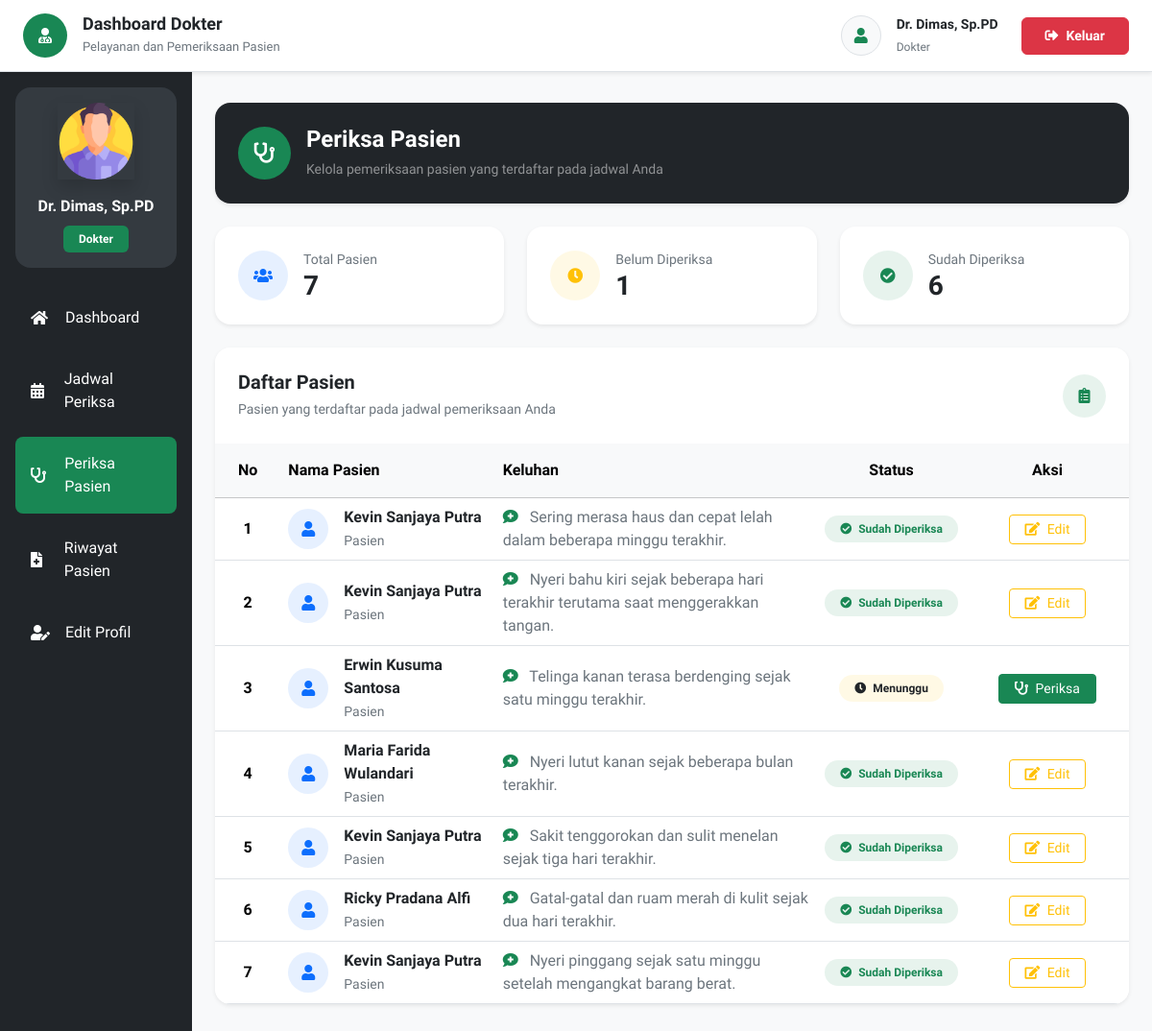
/periksaPasien.php (signed in), run on an earlier commit of the app's database.
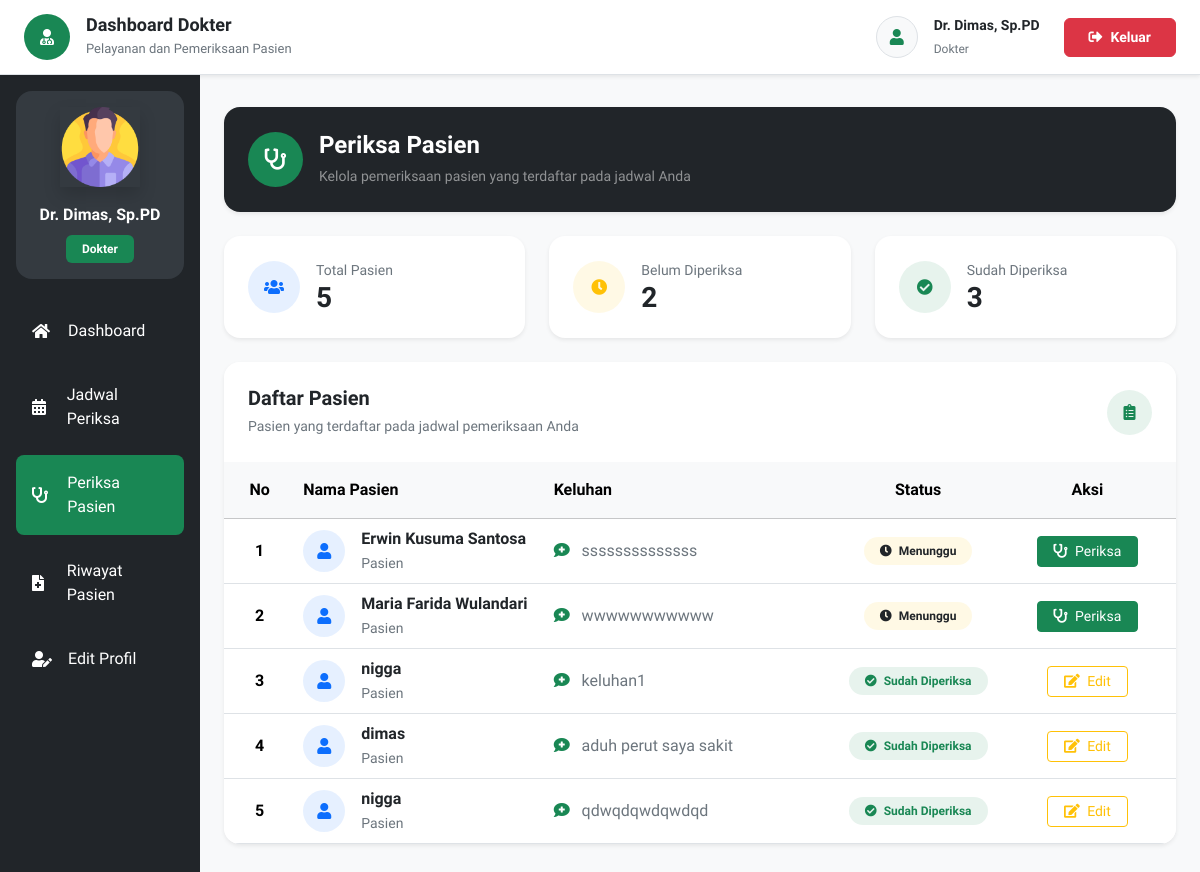
And on a later commit of the database.
### tables this page shows
CREATE TABLE `daftar_poli` (
  `id` int UNSIGNED NOT NULL,
  `id_pasien` int UNSIGNED NOT NULL,
  `id_jadwal` int UNSIGNED NOT NULL,
  `keluhan` text NOT NULL,
  `no_antrian` int UNSIGNED NOT NULL,
  `status_periksa` enum('0','1') NOT NULL
);

CREATE TABLE `pasien` (
  `id` int UNSIGNED NOT NULL,
  `nama` varchar(255) NOT NULL,
  `password` varchar(50) NOT NULL,
  `alamat` varchar(255) NOT NULL,
  `no_ktp` varchar(255) NOT NULL,
  `no_hp` varchar(50) NOT NULL,
  `no_rm` varchar(25) NOT NULL
);

### pages/periksaPasien/index.php (the view, shortened to what the changed rows need)
<?php
require_once 'config/koneksi.php';
$id_dokter = isset($id_dokter) ? (int) $id_dokter : 0;
$dataPasienList = [];
$query = "
    SELECT
        daftar_poli.id,
        daftar_poli.keluhan,
        daftar_poli.status_periksa,
        pasien.nama
    FROM daftar_poli
    INNER JOIN pasien
        ON daftar_poli.id_pasien = pasien.id
    INNER JOIN jadwal_periksa
        ON daftar_poli.id_jadwal = jadwal_periksa.id
    INNER JOIN dokter
        ON jadwal_periksa.id_dokter = dokter.id
    WHERE dokter.id = $id_dokter
    ORDER BY daftar_poli.id DESC
";
$result = mysqli_query($mysqli, $query);
if ($result) {
    while ($data = mysqli_fetch_assoc($result)) {
        $dataPasienList[] = $data;
    }
}
$totalPasien = count($dataPasienList);
$totalBelumPeriksa = 0;
$totalSudahPeriksa = 0;
foreach ($dataPasienList as $data) {
    if ((int) $data['status_periksa'] === 1) {
        $totalSudahPeriksa++;
    } else {
        $totalBelumPeriksa++;
    }
}
?>
<section class="py-2">
    <div class="row g-4 mb-4">
        <div class="col-lg-4 col-md-6">
            <div class="card border-0 shadow-sm rounded-4 h-100">
                <div class="card-body p-4">
                    <div class="d-flex align-items-center">
                        <div>
                            <small class="text-secondary d-block">
                                Total Pasien
                            </small>
                            <h3 class="fw-bold mb-0">
                                <?php echo number_format($totalPasien); ?>
                            </h3>
                        </div>
                    </div>
                </div>
            </div>
        </div>
        <div class="col-lg-4 col-md-6">
            <div class="card border-0 shadow-sm rounded-4 h-100">
                <div class="card-body p-4">
                    <div class="d-flex align-items-center">
                        <div>
                            <small class="text-secondary d-block">
                                Belum Diperiksa
                            </small>
                            <h3 class="fw-bold mb-0">
                                <?php echo number_format($totalBelumPeriksa); ?>
                            </h3>
                        </div>
                    </div>
                </div>
            </div>
        </div>
        <div class="col-lg-4 col-md-6">
            <div class="card border-0 shadow-sm rounded-4 h-100">
                <div class="card-body p-4">
                    <div class="d-flex align-items-center">
                        <div>
                            <small class="text-secondary d-block">
                                Sudah Diperiksa
                            </small>
                            <h3 class="fw-bold mb-0">
                                <?php echo number_format($totalSudahPeriksa); ?>
                            </h3>
                        </div>
                    </div>
                </div>
            </div>
        </div>
    </div>
    <div class="card border-0 shadow-sm rounded-4 overflow-hidden">
        <div class="card-body p-0">
            <div class="table-responsive">
                <table class="table table-hover align-middle mb-0">
                    <thead class="table-light">
                        <tr>
                            <th class="text-center px-4 py-3">
                                No
                            </th>
                            <th class="py-3">
                                Nama Pasien
                            </th>
                            <th class="py-3">
                                Keluhan
                            </th>
                            <th class="text-center py-3">
                                Status
                            </th>
                            <th class="text-center px-4 py-3">
                                Aksi
                            </th>
                        </tr>
                    </thead>
                    <tbody>
                    <?php if (!empty($dataPasienList)) { ?>
                        <?php
                        $no = 1;
                        foreach ($dataPasienList as $data) {
                        ?>
                            <tr>
                                <td class="text-center px-4 fw-semibold">
                                    <?php echo $no++; ?>
                                </td>
                                <td style="min-width:220px;">
                                    <div class="d-flex align-items-center">
                                        <div class="bg-primary bg-opacity-10 text-primary rounded-circle d-flex align-items-center justify-content-center me-3"
                                            style="
                                                width:42px;
                                                height:42px;
                                                min-width:42px;
                                            ">
                                            <i class="fas fa-user"></i>
                                        </div>
                                        <div>
                                            <div class="fw-semibold text-dark">
                                                <?php
                                                echo htmlspecialchars(
                                                    $data['nama']
                                                );
                                                ?>
                                            </div>
                                            <small class="text-secondary">
                                                Pasien
                                            </small>
                                        </div>
                                    </div>
                                </td>
                                <td style="
                                    min-width:280px;
                                    white-space:normal;
                                ">
                                    <div class="text-secondary">
                                        <i class="fas fa-comment-medical text-success me-2"></i>
                                        <?php
                                        echo nl2br(
                                            htmlspecialchars(
                                                $data['keluhan']
                                            )
                                        );
                                        ?>
                                    </div>
                                </td>
                                <td class="text-center">
                                    <?php if ((int) $data['status_periksa'] === 1) { ?>
                                        <span class="badge bg-success bg-opacity-10 text-success px-3 py-2 rounded-pill">
                                            <i class="fas fa-check-circle me-1"></i>
                                            Sudah Diperiksa
                                        </span>
                                    <?php } else { ?>
                                        <span class="badge bg-warning bg-opacity-10 text-dark px-3 py-2 rounded-pill">
                                            <i class="fas fa-clock me-1"></i>
                                            Menunggu
                                        </span>
                                    <?php } ?>
                                </td>
                                <td class="text-center px-4"
                                    style="min-width:170px;">
                                    <?php if ((int) $data['status_periksa'] === 1) { ?>
                                        <button type="button"
                                            class="btn btn-sm btn-outline-warning px-3"
                                            data-bs-toggle="modal"
                                            data-bs-target="#editModal<?php echo (int) $data['id']; ?>">
                                            <i class="fas fa-edit me-1"></i>
                                            Edit
                                        </button>
                                    <?php } else { ?>
                                        <button type="button"
                                            class="btn btn-sm btn-success px-3"
                                            data-bs-toggle="modal"
                                            data-bs-target="#periksaModal<?php echo (int) $data['id']; ?>">
                                            <i class="fas fa-stethoscope me-1"></i>
                                            Periksa
                                        </button>
                                    <?php } ?>
                                </td>
                            </tr>
                        <?php } ?>
                    <?php } ?>
                    </tbody>
                </table>
            </div>
        </div>
    </div>
</section>

What changed in the data, as far as the page shows it:
removed daftar_poli: id_pasien.nama "Kevin Sanjaya Putra", keluhan "Sering merasa haus dan cepat lelah dalam beberapa minggu terakhir.", status_periksa "1" (drawn)
removed daftar_poli: id_pasien.nama "Kevin Sanjaya Putra", keluhan "Nyeri bahu kiri sejak beberapa hari terakhir terutama saat menggerakkan tangan.", status_periksa "1" (drawn)
changed daftar_poli "Erwin Kusuma Santosa": keluhan "Telinga kanan terasa berdenging sejak satu minggu terakhir." → "ssssssssssssss"
changed daftar_poli "Maria Farida Wulandari": keluhan "Nyeri lutut kanan sejak beberapa bulan terakhir." → "wwwwwwwwwww"; status_periksa "Sudah Diperiksa Edit" → "Menunggu Periksa"
changed daftar_poli: id_pasien.nama "Kevin Sanjaya Putra" → "nigga"; keluhan "Sakit tenggorokan dan sulit menelan sejak tiga hari terakhir." → "keluhan1"
changed daftar_poli: id_pasien.nama "Ricky Pradana Alfi" → "dimas"; keluhan "Gatal-gatal dan ruam merah di kulit sejak dua hari terakhir." → "aduh perut saya sakit"
changed daftar_poli: id_pasien.nama "Kevin Sanjaya Putra" → "nigga"; keluhan "Nyeri pinggang sejak satu minggu setelah mengangkat barang berat." → "qdwqdqwdqwdqd"
Also different on the page:
$totalPasien: "7" → "5"
$totalBelumPeriksa: "1" → "2"
$totalSudahPeriksa: "6" → "3"
